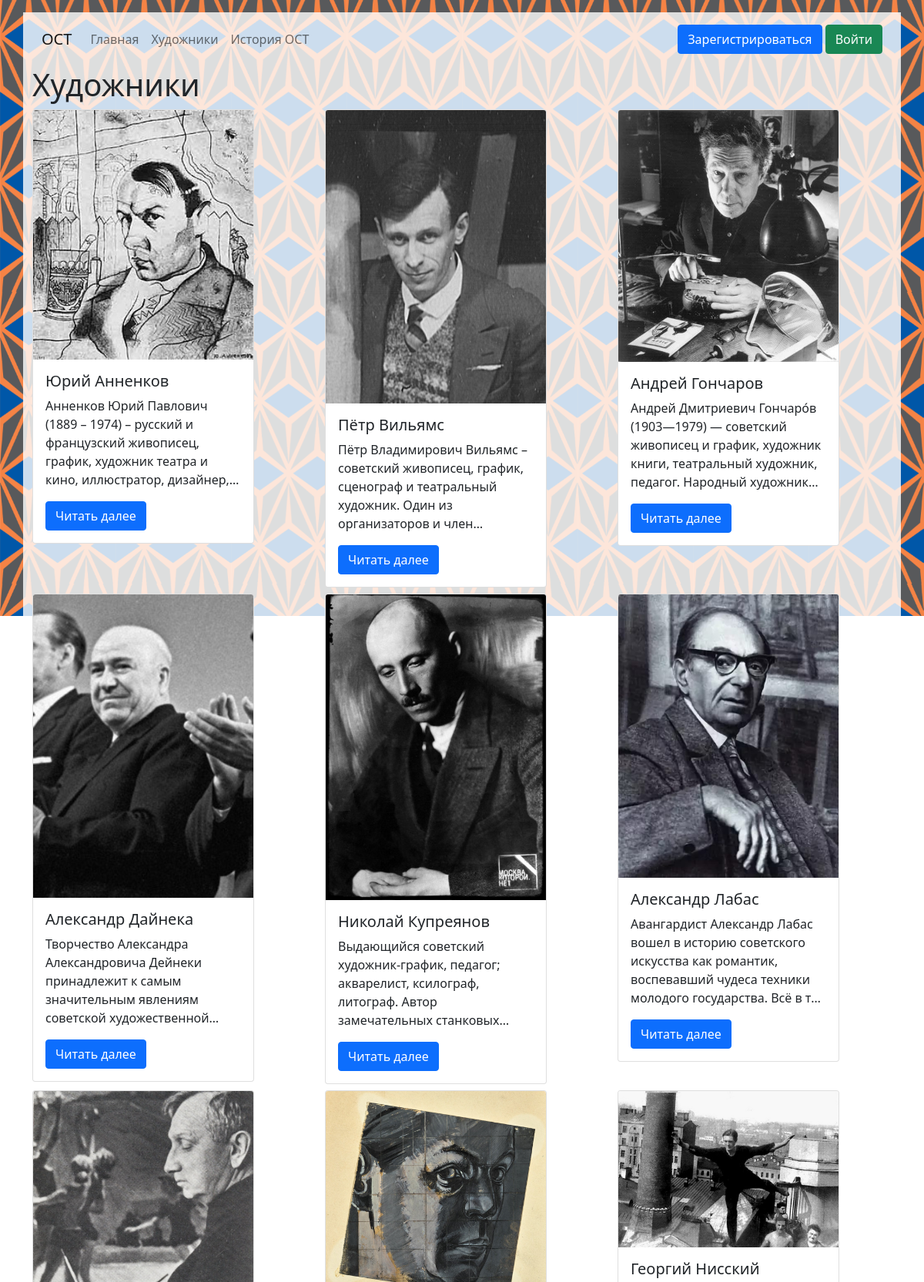
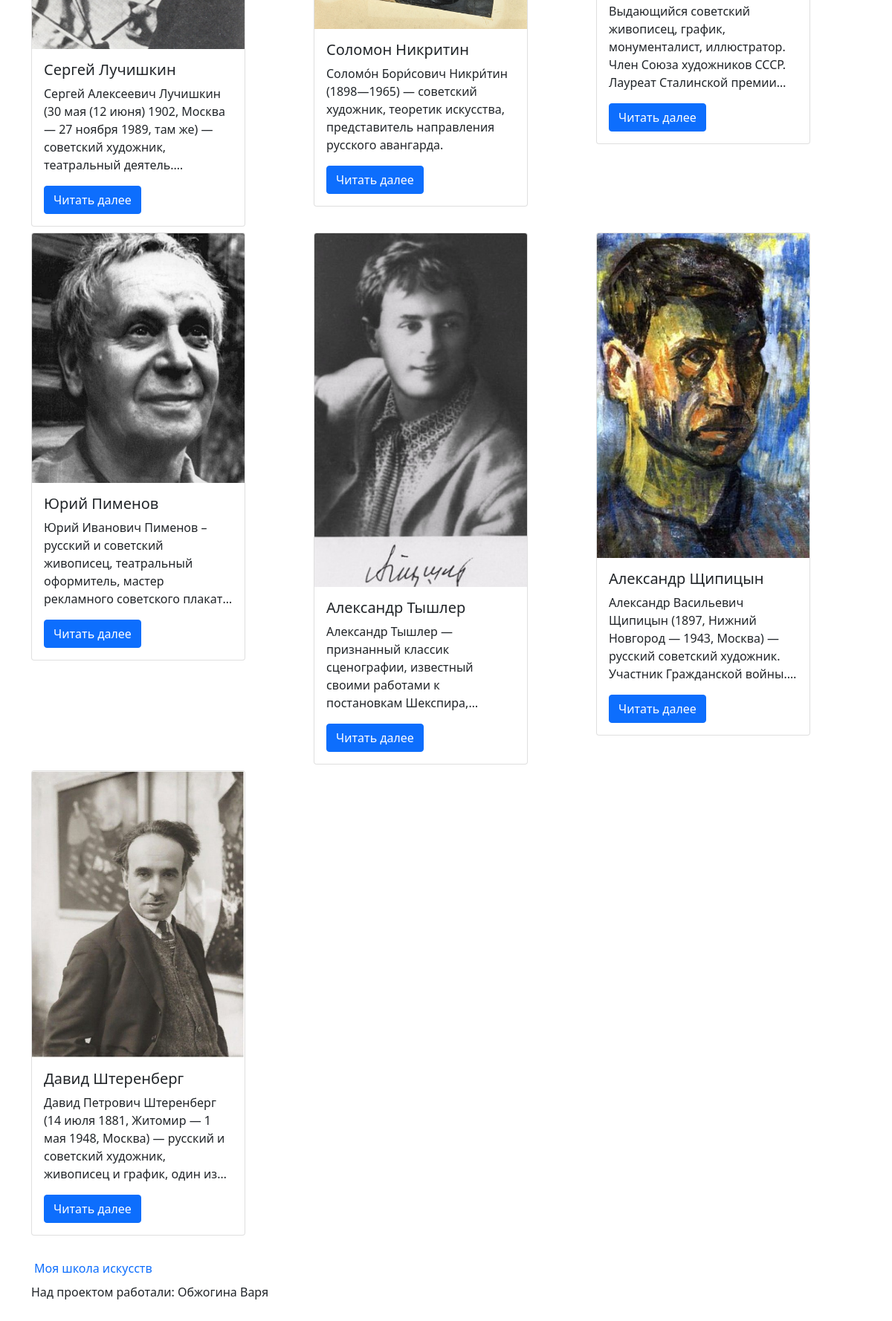
/artists, run on the app's committed database (2 pictures, top to bottom).
### data/artists.py (models this page shows, shortened)
class Artists(SqlAlchemyBase, SerializerMixin):
    __tablename__ = 'artists'
    id = sqlalchemy.Column(sqlalchemy.Integer, primary_key=True, autoincrement=True)
    name = sqlalchemy.Column(sqlalchemy.String, nullable=True)
    surname = sqlalchemy.Column(sqlalchemy.String, nullable=True)
    patronymic = sqlalchemy.Column(sqlalchemy.String, nullable=True)
    initial_text = sqlalchemy.Column(sqlalchemy.Text, nullable=True)
    pictures = orm.relation("Pictures", back_populates='artist')

### main.py (the view)
@app.route('/artists')
def cards():
    list_info = []
    db_sess = db_session.create_session()
    artists = db_sess.query(Artists).all()
    for artist in artists:
        list_info.append({
            'image': f'imgs/artists/photo/{artist.id}.jpg',
            'full_name': f'{artist.name} {artist.surname}',
            'info': artist.initial_text,
            'id': artist.id
        })
    return render_template('all_artists.html', artists=list_info)

### data/db_session.py (called while the page is built)
def create_session() -> Session:
    global __factory
    return __factory()

### templates/all_artists.html
{% extends "base.html" %}
{% block pagename %} <h1>Художники</h1> {% endblock %}
{% block content %}
    <div class="row">
        {% for artist in artists %}
            <div class="col-4 mb-2">
                <div class="card" style="width: 18rem;">
                    <img src="{{ url_for('static', filename=artist.image) }}" class="card-img-top">
                    <div class="card-body">
                        <h5 class="card-title">{{ artist.full_name }}</h5>
                        <p class="card-text"
                           style="-webkit-line-clamp: 5; display: -webkit-box; -webkit-box-orient: vertical; overflow: hidden;">
                            {{ artist.info }}</p>
                        <a href="/artist/{{ artist.id }}" class="btn btn-primary">Читать далее</a>
                    </div>
                </div>
            </div>
        {% endfor %}
    </div>
{% endblock %}

### data on the page
Artists: shows a picture, full_name "Юрий Анненков", info "Анненков Юрий Павлович (1889 – 1974) – русский и французский живописец, график, художник театра и кино, иллюстратор,…"
Artists: shows a picture, full_name "Пётр Вильямс", info "Пётр Владимирович Вильямс – советский живописец, график, сценограф и театральный художник. Один из организаторов и…"
Artists: shows a picture, full_name "Андрей Гончаров", info "Андрей Дмитриевич Гончаро́в (1903—1979) — советский живописец и график, художник книги, театральный художник, педагог. Народный…"
Artists: shows a picture, full_name "Александр Дайнека", info "Творчество Александра Александровича Дейнеки принадлежит к самым значительным явлениям советской…"
Artists: shows a picture, full_name "Николай Купреянов", info "Выдающийся советский художник-график, педагог; акварелист, ксилограф, литограф. Автор замечательных…"
Artists: shows a picture, full_name "Александр Лабас", info "Авангардист Александр Лабас вошел в историю советского искусства как романтик, воспевавший чудеса техники молодого государства. Всё в…"
Artists: shows a picture, full_name "Сергей Лучишкин", info "Сергей Алексеевич Лучишкин (30 мая (12 июня) 1902, Москва — 27 ноября 1989, там же) — советский художник, театральный…"
Artists: shows a picture, full_name "Соломон Никритин", info "Соломо́н Бори́сович Никри́тин (1898—1965) — советский художник, теоретик искусства, представитель направления русского авангарда."
Artists: shows a picture, full_name "Георгий Нисский", info "Выдающийся советский живописец, график, монументалист, иллюстратор. Член Союза художников СССР. Лауреат Сталинской…"
Artists: shows a picture, full_name "Юрий Пименов", info "Юрий Иванович Пименов – русский и советский живописец, театральный оформитель, мастер рекламного советского…"
Artists: shows a picture, full_name "Александр Тышлер", info "Александр Тышлер — признанный классик сценографии, известный своими работами к постановкам…"
Artists: shows a picture, full_name "Александр Щипицын", info "Александр Васильевич Щипицын (1897, Нижний Новгород — 1943, Москва) — русский советский художник. Участник Гражданской…"
Artists: shows a picture, full_name "Давид Штеренберг", info "Давид Петрович Штеренберг (14 июля 1881, Житомир — 1 мая 1948, Москва) — русский и советский художник, живописец и график, один…"
